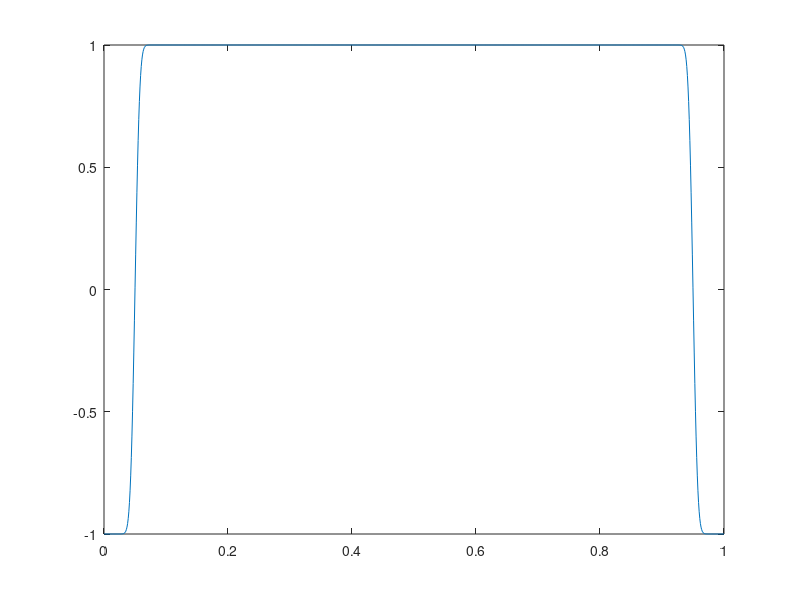

Here is the MATLAB script that generated this plot: (Note: this script raises an error after producing the figure.)
clear variables;
close all;
phi=linspace(0,1,1000);
W=0.1;
s=1;
cphi=zeros(length(phi),1);
for i=1:1:length(phi)
    cphi(i)=s*(erf(12*phi(i)/W-6)+erf(12*(1-phi(i))/W-6)-1);
end

figure();
plot(phi,cphi);

zcp=linspace(-1,1,1000);
Cz=zeros(length(zcp),1);
for i=1:1:length(zcp)
    Cz(i)=CzFun(zcp(i));
end
figure();
plot(zcp,Cz);

function y=erf(x)
    y=1/(1+exp(-x));
end

function y=CzFun(x)
kp=100;
kn=20;
if x>=0
    y=exp(-kp*x^2);
else
    y=exp(-kn*x^2);
end
end